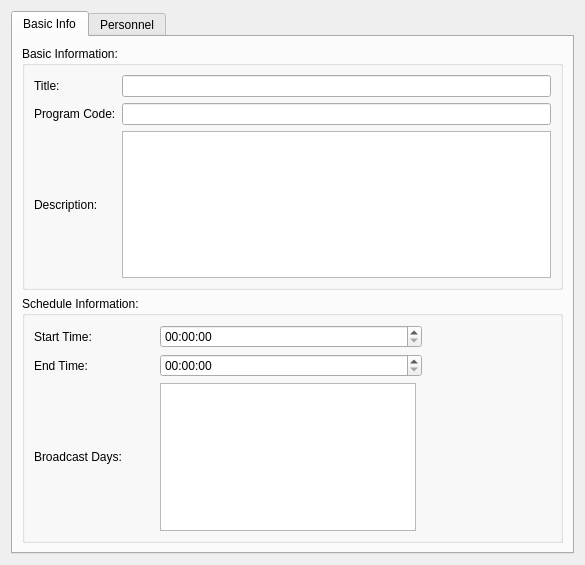
<?xml version="1.0" encoding="UTF-8"?>
<ui version="4.0">
 <class>TVProgramForm</class>
 <widget class="QWidget" name="TVProgramForm">
  <property name="geometry">
   <rect>
    <x>0</x>
    <y>0</y>
    <width>585</width>
    <height>565</height>
   </rect>
  </property>
  <property name="minimumSize">
   <size>
    <width>585</width>
    <height>565</height>
   </size>
  </property>
  <property name="windowTitle">
   <string>Dialog</string>
  </property>
  <layout class="QVBoxLayout" name="verticalLayout_2">
   <item>
    <widget class="QTabWidget" name="twMain">
     <property name="currentIndex">
      <number>0</number>
     </property>
     <widget class="QWidget" name="tabBasicInfo">
      <attribute name="title">
       <string>Basic Info</string>
      </attribute>
      <layout class="QVBoxLayout" name="verticalLayout">
       <item>
        <widget class="QGroupBox" name="groupBox">
         <property name="title">
          <string>Basic Information:</string>
         </property>
         <layout class="QHBoxLayout" name="horizontalLayout">
          <item>
           <layout class="QGridLayout" name="gridLayout">
            <item row="0" column="0">
             <widget class="QLabel" name="label">
              <property name="text">
               <string>Title:</string>
              </property>
             </widget>
            </item>
            <item row="0" column="1">
             <widget class="QLineEdit" name="edtTitle"/>
            </item>
            <item row="1" column="0">
             <widget class="QLabel" name="label_2">
              <property name="text">
               <string>Program Code:</string>
              </property>
             </widget>
            </item>
            <item row="1" column="1">
             <widget class="QLineEdit" name="edtCode"/>
            </item>
            <item row="2" column="0">
             <widget class="QLabel" name="label_3">
              <property name="text">
               <string>Description:</string>
              </property>
             </widget>
            </item>
            <item row="2" column="1">
             <widget class="QTextEdit" name="edtDescription"/>
            </item>
           </layout>
          </item>
         </layout>
        </widget>
       </item>
       <item>
        <widget class="QGroupBox" name="groupBox_2">
         <property name="title">
          <string>Schedule Information:</string>
         </property>
         <layout class="QHBoxLayout" name="horizontalLayout_2">
          <item>
           <layout class="QGridLayout" name="gridLayout_2">
            <item row="0" column="0">
             <widget class="QLabel" name="label_4">
              <property name="text">
               <string>Start Time:</string>
              </property>
             </widget>
            </item>
            <item row="0" column="1" colspan="2">
             <widget class="QTimeEdit" name="edtStartTime"/>
            </item>
            <item row="2" column="3">
             <spacer name="horizontalSpacer">
              <property name="orientation">
               <enum>Qt::Horizontal</enum>
              </property>
              <property name="sizeHint" stdset="0">
               <size>
                <width>40</width>
                <height>20</height>
               </size>
              </property>
             </spacer>
            </item>
            <item row="1" column="0">
             <widget class="QLabel" name="label_6">
              <property name="minimumSize">
               <size>
                <width>120</width>
                <height>0</height>
               </size>
              </property>
              <property name="text">
               <string>End Time:</string>
              </property>
             </widget>
            </item>
            <item row="1" column="1" colspan="2">
             <widget class="QTimeEdit" name="edtEndTime"/>
            </item>
            <item row="2" column="0">
             <widget class="QLabel" name="label_7">
              <property name="maximumSize">
               <size>
                <width>16777215</width>
                <height>16777215</height>
               </size>
              </property>
              <property name="text">
               <string>Broadcast Days:</string>
              </property>
             </widget>
            </item>
            <item row="2" column="1">
             <widget class="QListWidget" name="lwDays"/>
            </item>
           </layout>
          </item>
         </layout>
        </widget>
       </item>
      </layout>
     </widget>
     <widget class="QWidget" name="tabPersonnel">
      <attribute name="title">
       <string>Personnel</string>
      </attribute>
      <layout class="QVBoxLayout" name="verticalLayout_3">
       <item>
        <layout class="QGridLayout" name="gridLayout_3">
         <item row="0" column="0">
          <widget class="QLabel" name="label_8">
           <property name="text">
            <string>Producer:</string>
           </property>
          </widget>
         </item>
         <item row="4" column="0">
          <widget class="QLabel" name="label_12">
           <property name="text">
            <string>Cast:</string>
           </property>
          </widget>
         </item>
         <item row="1" column="1">
          <widget class="QLineEdit" name="edtDirector"/>
         </item>
         <item row="2" column="0">
          <widget class="QLabel" name="label_11">
           <property name="text">
            <string>Writer:</string>
           </property>
          </widget>
         </item>
         <item row="1" column="0">
          <widget class="QLabel" name="label_10">
           <property name="text">
            <string>Director:</string>
           </property>
          </widget>
         </item>
         <item row="3" column="1">
          <widget class="QLineEdit" name="edtPresenter"/>
         </item>
         <item row="0" column="1">
          <widget class="QLineEdit" name="edtProducer"/>
         </item>
         <item row="3" column="0">
          <widget class="QLabel" name="label_9">
           <property name="text">
            <string>Presenter:</string>
           </property>
          </widget>
         </item>
         <item row="4" column="1">
          <widget class="QTextEdit" name="edtCast"/>
         </item>
         <item row="2" column="1">
          <widget class="QLineEdit" name="edtWriter"/>
         </item>
         <item row="5" column="1">
          <spacer name="verticalSpacer">
           <property name="orientation">
            <enum>Qt::Vertical</enum>
           </property>
           <property name="sizeHint" stdset="0">
            <size>
             <width>20</width>
             <height>40</height>
            </size>
           </property>
          </spacer>
         </item>
        </layout>
       </item>
      </layout>
     </widget>
    </widget>
   </item>
  </layout>
 </widget>
 <resources/>
 <connections/>
</ui>
